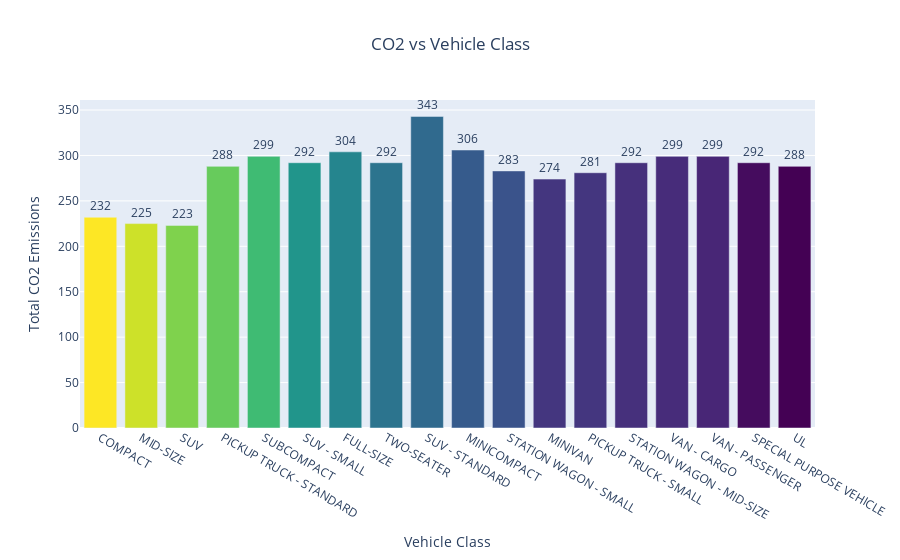

The code cell stored with this chart in its notebook:
### Code cell
df_v_class=df['VEHICLE CLASS'].value_counts().reset_index().rename(columns={'index':'Vehicle Class','Vehicle Class':'Count'})[0:25]
df_v_class
fig = go.Figure(go.Bar(
    x=df_v_class['VEHICLE CLASS'],y=df["CO2 EMISSIONS (g/km)"],
    marker={'color': df_v_class['count'], 
    'colorscale': 'Viridis'},  
    text=df["CO2 EMISSIONS (g/km)"],
    textposition = "outside",
))
fig.update_layout(title_text='CO2 vs Vehicle Class',xaxis_title="Vehicle Class ",yaxis_title="Total CO2 Emissions ",title_x=0.5)
fig.show()

### Figure 1 — Plotly figure (JSON) as saved in the notebook; plotly's stock layout.template omitted (floating-point values rounded to 4 significant figures; data arrays with more than 128 entries replaced by an {"elided": "..."} marker saying what was removed)
{"data": [{"marker": {"color": [3786, 3506, 3044, 2890, 2595, 1974, 1725, 1461, 1298, 1087, 980, 605, 595, 519, 469, 398, 119, 1], "colorscale": [[0, "#440154"], [0.1111, "#482878"], [0.2222, "#3e4989"], [0.3333, "#31688e"], [0.4444, "#26828e"], [0.5556, "#1f9e89"], [0.6667, "#35b779"], [0.7778, "#6ece58"], [0.8889, "#b5de2b"], [1, "#fde725"]]}, "text": {"elided": "27052 int values"}, "textposition": "outside", "type": "bar", "x": ["COMPACT", "MID-SIZE", "SUV", "PICKUP TRUCK - STANDARD", "SUBCOMPACT", "SUV - SMALL", "FULL-SIZE", "TWO-SEATER", "SUV - STANDARD", "MINICOMPACT", "STATION WAGON - SMALL", "MINIVAN", "PICKUP TRUCK - SMALL", "STATION WAGON - MID-SIZE", "VAN - CARGO", "VAN - PASSENGER", "SPECIAL PURPOSE VEHICLE", "UL"], "y": {"elided": "27052 int values"}}], "layout": {"title": {"text": "CO2 vs Vehicle Class", "x": 0.5}, "xaxis": {"title": {"text": "Vehicle Class "}}, "yaxis": {"title": {"text": "Total CO2 Emissions "}}}}
